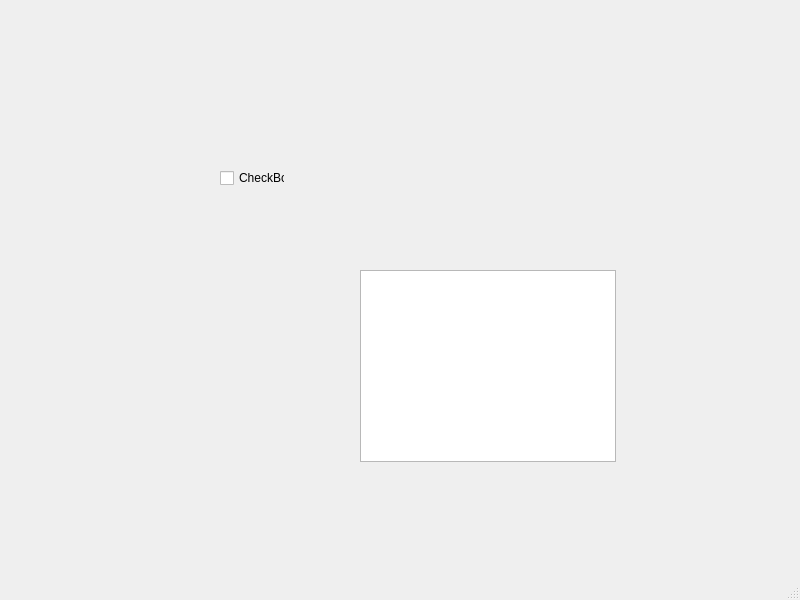
<?xml version="1.0" encoding="UTF-8"?>
<ui version="4.0">
 <class>MainWindow</class>
 <widget class="QMainWindow" name="MainWindow">
  <property name="geometry">
   <rect>
    <x>0</x>
    <y>0</y>
    <width>800</width>
    <height>600</height>
   </rect>
  </property>
  <property name="windowTitle">
   <string>MainWindow</string>
  </property>
  <widget class="QWidget" name="centralwidget">
   <widget class="QColumnView" name="columnView">
    <property name="geometry">
     <rect>
      <x>360</x>
      <y>270</y>
      <width>256</width>
      <height>192</height>
     </rect>
    </property>
   </widget>
   <widget class="QCheckBox" name="checkBox">
    <property name="geometry">
     <rect>
      <x>220</x>
      <y>170</y>
      <width>65</width>
      <height>16</height>
     </rect>
    </property>
    <property name="text">
     <string>CheckBox</string>
    </property>
   </widget>
  </widget>
  <widget class="QMenuBar" name="menubar">
   <property name="geometry">
    <rect>
     <x>0</x>
     <y>0</y>
     <width>800</width>
     <height>22</height>
    </rect>
   </property>
  </widget>
  <widget class="QStatusBar" name="statusbar"/>
 </widget>
 <resources/>
 <connections/>
</ui>
